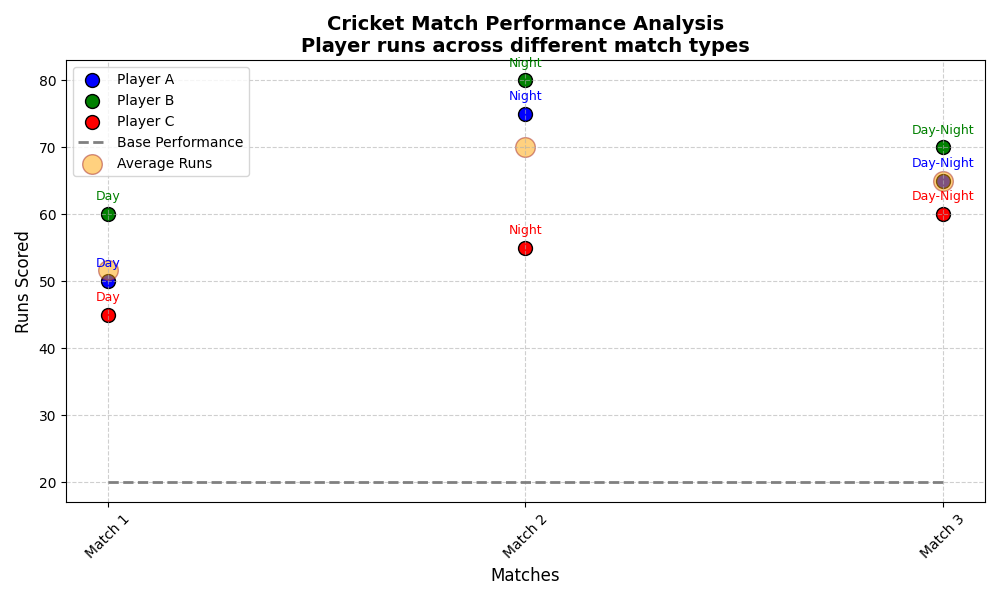

Write Python code to recreate this figure.
import matplotlib.pyplot as plt
import numpy as np

# Backstory: Analyzing Batting Performance in Cricket
# We have performance data for three cricket players across different match conditions.

# Data: Runs scored by three players (Player A, Player B, Player C) in different matches
match_conditions = ['Day Match', 'Night Match', 'Day-Night Match']
player_a_scores = [50, 75, 65]
player_b_scores = [60, 80, 70]
player_c_scores = [45, 55, 60]

# Create an artificial dataset for scatter plot
matches = np.array(['Match 1', 'Match 2', 'Match 3'])
player_a_runs = np.array([50, 75, 65])
player_b_runs = np.array([60, 80, 70])
player_c_runs = np.array([45, 55, 60])
match_types = ['Day', 'Night', 'Day-Night']

# Auxiliary data for visual effects
background_score = [20, 20, 20]  # Background constant for average performance

# Plot configuration
fig, ax = plt.subplots(figsize=(10, 6))

# Scatter plots for individual players
scatter_a = ax.scatter(matches, player_a_runs, color='b', label='Player A', s=100, edgecolor='black')
scatter_b = ax.scatter(matches, player_b_runs, color='g', label='Player B', s=100, edgecolor='black')
scatter_c = ax.scatter(matches, player_c_runs, color='r', label='Player C', s=100, edgecolor='black')

# Plot line to show a base performance level
ax.plot(matches, background_score, linestyle='--', color='grey', label='Base Performance', linewidth=2)

# Annotate points with match type
for i, txt in enumerate(match_types):
    ax.annotate(txt, (matches[i], player_a_runs[i]), textcoords="offset points", xytext=(0, 10), ha='center', fontsize=9, color='blue')
    ax.annotate(txt, (matches[i], player_b_runs[i]), textcoords="offset points", xytext=(0, 10), ha='center', fontsize=9, color='green')
    ax.annotate(txt, (matches[i], player_c_runs[i]), textcoords="offset points", xytext=(0, 10), ha='center', fontsize=9, color='red')

# Add large circles for average runs
avg_runs = np.mean([player_a_runs, player_b_runs, player_c_runs], axis=0)
scatter_avg = ax.scatter(matches, avg_runs, color='orange', label='Average Runs', s=200, edgecolor='brown', alpha=0.5)

# Enhancing the plot with titles and labels
ax.set_title("Cricket Match Performance Analysis\nPlayer runs across different match types", fontsize=14, fontweight='bold')
ax.set_xlabel('Matches', fontsize=12)
ax.set_ylabel('Runs Scored', fontsize=12)
ax.set_xticks(matches)
ax.set_xticklabels(matches, rotation=45)

# Adding a legend to distinguish between players
ax.legend(loc='upper left', fontsize=10)

# Add a grid for better readability
ax.grid(True, linestyle='--', alpha=0.6)

# Automatically adjust layout
plt.tight_layout()

# Display the plot
plt.show()
